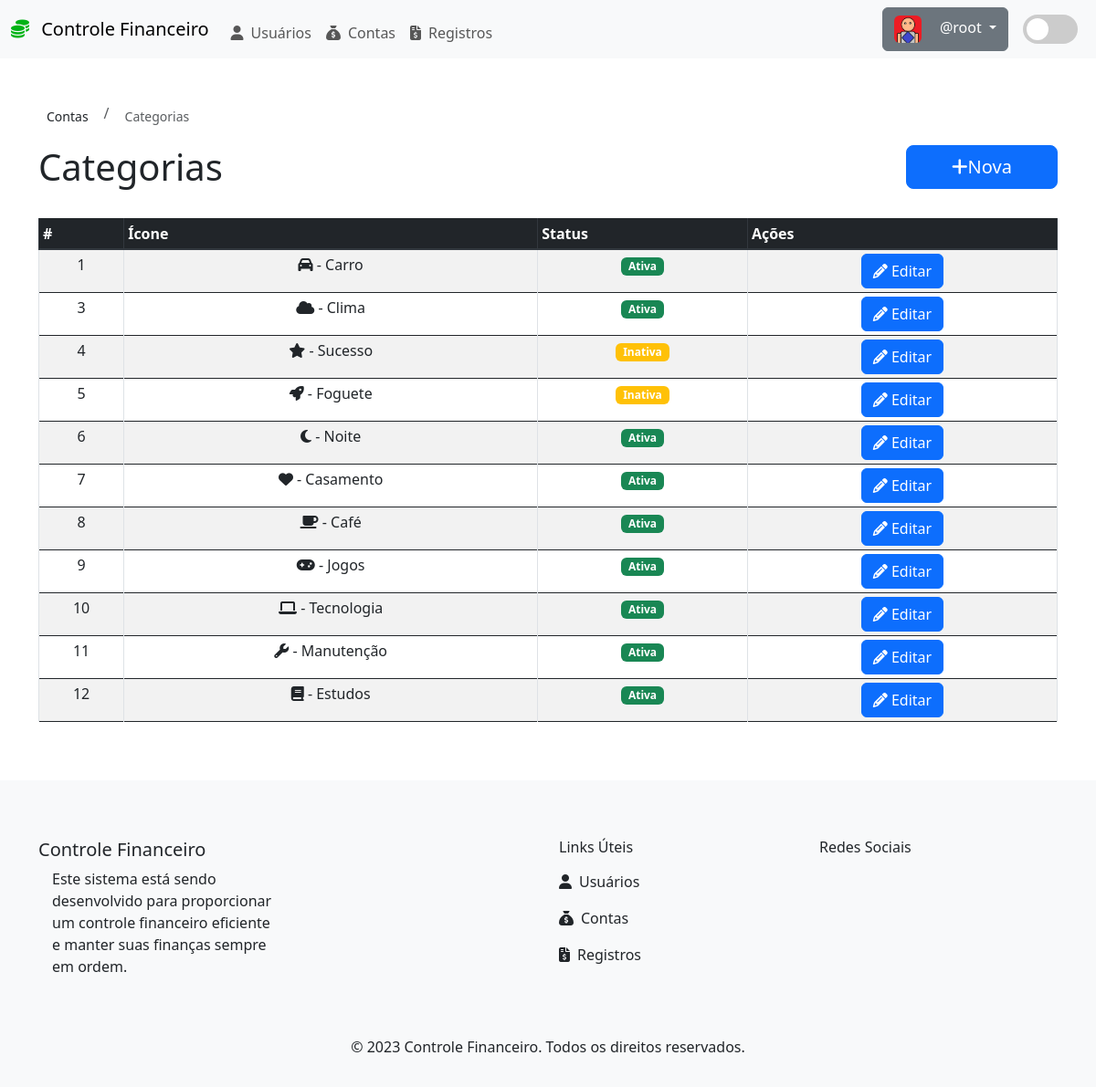
The page /?page=listarCategoria (signed in) on the database its author committed.
### tables this page shows
CREATE TABLE IF NOT EXISTS `categoriaConta` (
  `idCategoriaConta` int UNSIGNED NOT NULL AUTO_INCREMENT,
  `nomeCategoriaConta` varchar(255) DEFAULT NULL,
  `iconeCategoriaConta` varchar(255) DEFAULT NULL,
  `statusCategoriaConta` tinyint(1) DEFAULT NULL,
  PRIMARY KEY (`idCategoriaConta`)
);

### src/categoriaConta/listaCategoria.php (the view, shortened to what this page needs)
<div class="row">
  <nav aria-label="breadcrumb">
    <ol class="breadcrumb">
      <li class="breadcrumb-item" aria-current="page">
        <a class="btn btn-sm btn-link" onclick="location.href='?page=listarConta'">Contas</a>
      </li>
      <li class="breadcrumb-item active">
        <a class="btn btn-sm btn-link" onclick="location.href='?page=listarCategoria'">Categorias</a>
      </li>
    </ol>
  </nav>
</div>
<div class="row">
  <div class="col-10">
    <h1>Categorias</h1>
  </div>
  <div class="col-2">
    <button type="button" class="btn btn-primary btn-lg btn-block" data-toggle="modal" data-target="#modalCadastrarCategoria">
      <i class="fa-solid fa-plus"></i>Nova
    </button>
  </div>
</div>
<br>
<?php
$sqlCategoria = "SELECT * FROM categoriaConta";
$resCategoria = $conn->query($sqlCategoria);
$qtdCategoria = $resCategoria->num_rows;
if ($qtdCategoria > 0) {
  $tableHTML = <<<HTML
    <div class='table-responsive'>
      <table class='table table-sm table-hover table-striped table-bordered'>
        <thead class='thead-dark'>
          <tr>
            <th>#</th>
            <th>Ícone</th>
            <th>Status</th>
            <th>Ações</th>
          </tr>
        </thead>
        <tbody>
  HTML;
  while ($rowCategoria = $resCategoria->fetch_object()) {
    $statusHTML = $rowCategoria->statusCategoriaConta ? "<span class='badge bg-success'>Ativa</span>" : "<span class='badge bg-warning text-white'>Inativa</span>";
    $tableHTML .= <<<HTML
      <tr class="text-center">
        <td>{$rowCategoria->idCategoriaConta}</td>
        <td><i class='{$rowCategoria->iconeCategoriaConta}'></i> - {$rowCategoria->nomeCategoriaConta}</td>
        <td>{$statusHTML}</td>
        <td>
          <button class='btn btn-primary' onclick="location.href='?page=editarCategoria&idCategoriaConta={$rowCategoria->idCategoriaConta}'">
            <i class='fa-solid fa-pencil fa-fade'></i> Editar
          </button>
        </td>
      </tr>
    HTML;
  }
  $tableHTML .= <<<HTML
      </tbody>
    </table>
  </div>
  HTML;
  echo $tableHTML;
}
?>

### rows shown on the page
categoriaconta: idCategoriaConta "1", nomeCategoriaConta "Carro", statusCategoriaConta "Ativa"
categoriaconta: idCategoriaConta "3", nomeCategoriaConta "Clima", statusCategoriaConta "Ativa"
categoriaconta: idCategoriaConta "4", nomeCategoriaConta "Sucesso", statusCategoriaConta "Inativa"
categoriaconta: idCategoriaConta "5", nomeCategoriaConta "Foguete", statusCategoriaConta "Inativa"
categoriaconta: idCategoriaConta "6", nomeCategoriaConta "Noite", statusCategoriaConta "Ativa"
categoriaconta: idCategoriaConta "7", nomeCategoriaConta "Casamento", statusCategoriaConta "Ativa"
categoriaconta: idCategoriaConta "8", nomeCategoriaConta "Café", statusCategoriaConta "Ativa"
categoriaconta: idCategoriaConta "9", nomeCategoriaConta "Jogos", statusCategoriaConta "Ativa"
categoriaconta: idCategoriaConta "10", nomeCategoriaConta "Tecnologia", statusCategoriaConta "Ativa"
categoriaconta: idCategoriaConta "11", nomeCategoriaConta "Manutenção", statusCategoriaConta "Ativa"
categoriaconta: idCategoriaConta "12", nomeCategoriaConta "Estudos", statusCategoriaConta "Ativa"

### other values the page prints
$_SESSION['username'] "root"
